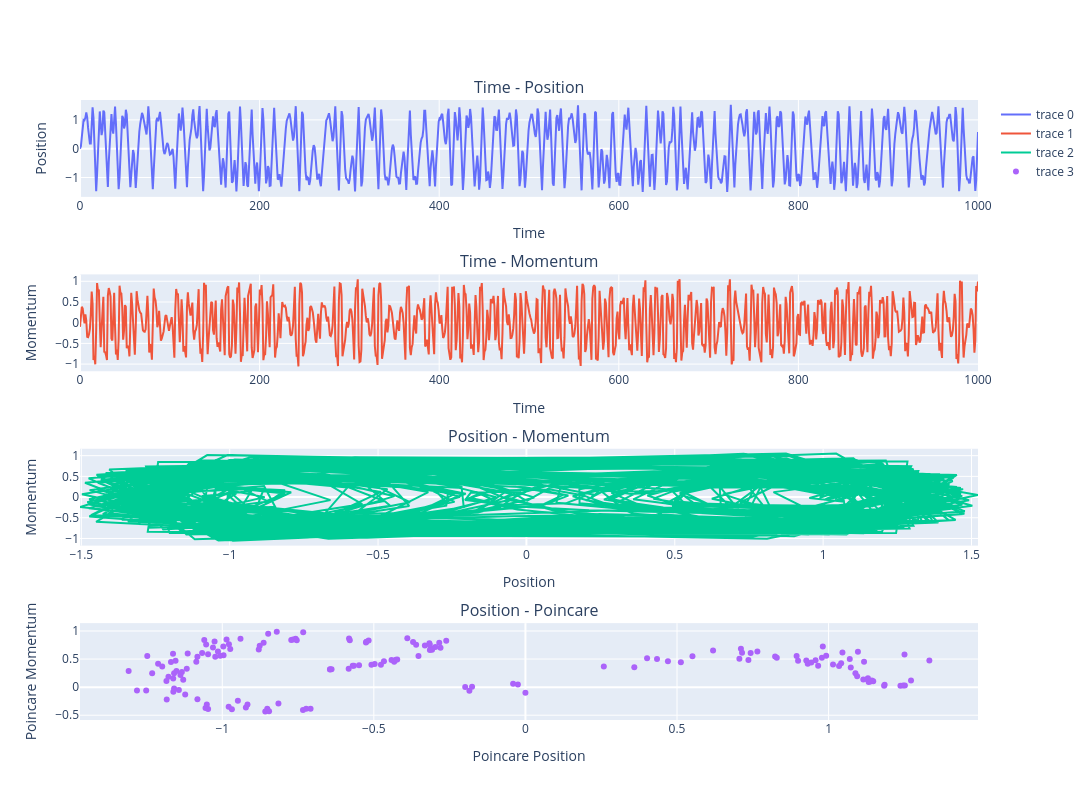

Here is the notebook cell this chart was saved with:
### Code cell
fig = make_subplots(
    rows = 4, cols = 1,
    subplot_titles=["Time - Position", "Time - Momentum", "Position - Momentum", "Position - Poincare"]
    )

fig.update_layout(width=1200,height=800)

fig.add_trace(
    go.Scatter(x = t, y = x),
    row=1, col=1,
)
fig.update_xaxes(title_text = "Time", row=1, col=1)
fig.update_yaxes(title_text = "Position", row=1, col=1)

fig.add_trace(
    go.Scatter(x = t, y = dx),
    row = 2, col = 1
)
fig.update_xaxes(title_text = "Time", row=2, col=1)
fig.update_yaxes(title_text = "Momentum", row=2, col=1)

fig.add_trace(
    go.Scatter(x = x, y = dx),
    row = 3, col = 1
)
fig.update_xaxes(title_text = "Position", row=3, col=1)
fig.update_yaxes(title_text = "Momentum", row=3, col=1)

fig.add_trace(
    go.Scatter(x = x_poincare, y = dx_poincare, mode="markers"),
    row = 4, col = 1,
    
)
fig.update_xaxes(title_text = "Poincare Position", row=4, col=1)
fig.update_yaxes(title_text = "Poincare Momentum", row=4, col=1)

### Figure 1 — Plotly figure (JSON) as saved in the notebook; plotly's stock layout.template omitted (floating-point values rounded to 4 significant figures; data arrays with more than 128 entries replaced by an {"elided": "..."} marker saying what was removed)
{"data": [{"type": "scatter", "x": {"elided": "1000 float values"}, "xaxis": "x", "y": {"elided": "1000 float values"}, "yaxis": "y"}, {"type": "scatter", "x": {"elided": "1000 float values"}, "xaxis": "x2", "y": {"elided": "1000 float values"}, "yaxis": "y2"}, {"type": "scatter", "x": {"elided": "1000 float values"}, "xaxis": "x3", "y": {"elided": "1000 float values"}, "yaxis": "y3"}, {"mode": "markers", "type": "scatter", "x": {"elided": "159 float values"}, "xaxis": "x4", "y": {"elided": "159 float values"}, "yaxis": "y4"}], "layout": {"annotations": [{"font": {"size": 16}, "showarrow": false, "text": "Time - Position", "x": 0.5, "xanchor": "center", "xref": "paper", "y": 1, "yanchor": "bottom", "yref": "paper"}, {"font": {"size": 16}, "showarrow": false, "text": "Time - Momentum", "x": 0.5, "xanchor": "center", "xref": "paper", "y": 0.7188, "yanchor": "bottom", "yref": "paper"}, {"font": {"size": 16}, "showarrow": false, "text": "Position - Momentum", "x": 0.5, "xanchor": "center", "xref": "paper", "y": 0.4375, "yanchor": "bottom", "yref": "paper"}, {"font": {"size": 16}, "showarrow": false, "text": "Position - Poincare", "x": 0.5, "xanchor": "center", "xref": "paper", "y": 0.1562, "yanchor": "bottom", "yref": "paper"}], "height": 800, "width": 1200, "xaxis": {"anchor": "y", "domain": [0, 1], "title": {"text": "Time"}}, "xaxis2": {"anchor": "y2", "domain": [0, 1], "title": {"text": "Time"}}, "xaxis3": {"anchor": "y3", "domain": [0, 1], "title": {"text": "Position"}}, "xaxis4": {"anchor": "y4", "domain": [0, 1], "title": {"text": "Poincare Position"}}, "yaxis": {"anchor": "x", "domain": [0.8438, 1], "title": {"text": "Position"}}, "yaxis2": {"anchor": "x2", "domain": [0.5625, 0.7188], "title": {"text": "Momentum"}}, "yaxis3": {"anchor": "x3", "domain": [0.2812, 0.4375], "title": {"text": "Momentum"}}, "yaxis4": {"anchor": "x4", "domain": [0, 0.1562], "title": {"text": "Poincare Momentum"}}}}
